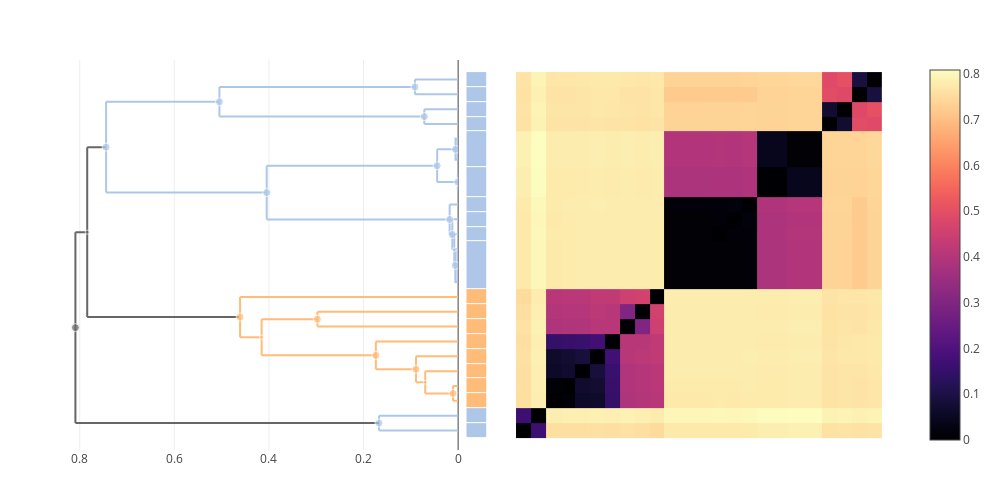

The notebook cell saved with this chart:
### Markdown cell above
### cenocepacia/anthina

### Code cell
trees["cenocepacia-anthina"] = cluster_annotate(cdata, ["cenocepacia", "anthina"])
plot(multi_clustermap(cdata, trees["cenocepacia-anthina"]))

### Figure 1 — Plotly figure (JSON) as saved in the notebook; plotly's stock layout.template omitted (floating-point values rounded to 4 significant figures; data arrays with more than 128 entries replaced by an {"elided": "..."} marker saying what was removed)
{"data": [{"colorscale": {"elided": "256x2 mixed values"}, "type": "heatmap", "x": [0.5, 1.5, 2.5, 3.5, 4.5, 5.5, 6.5, 7.5, 8.5, 9.5, 10.5, 13.74, 14.74, 15.74, 16.74, 18.74, 21.15, 22.15, 23.15, 24.15, 25.15], "y": [0.5, 1.5, 2.5, 3.5, 4.5, 5.5, 6.5, 7.5, 8.5, 9.5, 10.5, 13.74, 14.74, 15.74, 16.74, 18.74, 21.15, 22.15, 23.15, 24.15, 25.15], "z": {"elided": "20x20 float values"}}, {"hoverinfo": "skip", "line": {"color": "#666666"}, "mode": "lines", "showlegend": false, "type": "scatter", "x": [0.7842, 0.7842, null, 0.7842, 0.461, null, 0.7842, 0.7443, null], "xaxis": "x2", "y": [8.641, 20.09, null, 8.641, 8.641, null, 20.09, 20.09, null], "yaxis": "y"}, {"hoverinfo": "skip", "line": {"color": "#FFBB78"}, "mode": "lines", "showlegend": false, "type": "scatter", "x": [0.174, 0.174, null, 0.174, 0.08906, null, 0.174, 0, null], "xaxis": "x2", "y": [5.125, 7, null, 5.125, 5.125, null, 7, 7, null], "yaxis": "y"}, {"hoverinfo": "skip", "line": {"color": "#FFBB78"}, "mode": "lines", "showlegend": false, "type": "scatter", "x": [0.4155, 0.4155, null, 0.4155, 0.174, null, 0.4155, 0.2975, null], "xaxis": "x2", "y": [6.062, 8.5, null, 6.062, 6.062, null, 8.5, 8.5, null], "yaxis": "y"}, {"hoverinfo": "skip", "line": {"color": "#AEC7E8"}, "mode": "lines", "showlegend": false, "type": "scatter", "x": [0.01793, 0.01793, null, 0.01793, 0.01231, null, 0.01793, 0, null], "xaxis": "x2", "y": [14.21, 16.24, null, 14.21, 14.21, null, 16.24, 16.24, null], "yaxis": "y"}, {"hoverinfo": "skip", "line": {"color": "#AEC7E8"}, "mode": "lines", "showlegend": false, "type": "scatter", "x": [0.01231, 0.01231, null, 0.01231, 0.008104, null, 0.01231, 0, null], "xaxis": "x2", "y": [13.18, 15.24, null, 13.18, 13.18, null, 15.24, 15.24, null], "yaxis": "y"}, {"hoverinfo": "skip", "line": {"color": "#AEC7E8"}, "mode": "lines", "showlegend": false, "type": "scatter", "x": [0.1672, 0.1672, null, 0.1672, 0, null, 0.1672, 0, null], "xaxis": "x2", "y": [1, 2, null, 1, 1, null, 2, 2, null], "yaxis": "y"}, {"hoverinfo": "skip", "line": {"color": "#AEC7E8"}, "mode": "lines", "showlegend": false, "type": "scatter", "x": [0.07145, 0.07145, null, 0.07145, 0, null, 0.07145, 0, null], "xaxis": "x2", "y": [21.65, 22.65, null, 21.65, 21.65, null, 22.65, 22.65, null], "yaxis": "y"}, {"hoverinfo": "skip", "line": {"color": "#666666"}, "mode": "lines", "showlegend": false, "type": "scatter", "x": [0.8092, 0.8092, null, 0.8092, 0.1672, null, 0.8092, 0.7842, null], "xaxis": "x2", "y": [1.5, 14.37, null, 1.5, 1.5, null, 14.37, 14.37, null], "yaxis": "y"}, {"hoverinfo": "skip", "line": {"color": "#FFBB78"}, "mode": "lines", "showlegend": false, "type": "scatter", "x": [0.06959, 0.06959, null, 0.06959, 0.01078, null, 0.06959, 0, null], "xaxis": "x2", "y": [3.5, 5, null, 3.5, 3.5, null, 5, 5, null], "yaxis": "y"}, {"fill": "toself", "hoverinfo": "skip", "line": {"color": "#AEC7E8"}, "mode": "lines", "showlegend": false, "type": "scatter", "x": [0, 0.0006661, 0.0006661, 0], "xaxis": "x2", "y": [17.24, 17.24, 18.24, 18.24], "yaxis": "y"}, {"fill": "toself", "hoverinfo": "skip", "line": {"color": "#AEC7E8"}, "mode": "lines", "showlegend": false, "type": "scatter", "x": [0, 0.005551, 0.005551, 0], "xaxis": "x2", "y": [19.24, 19.24, 20.65, 20.65], "yaxis": "y"}, {"hoverinfo": "skip", "line": {"color": "#FFBB78"}, "mode": "lines", "showlegend": false, "type": "scatter", "x": [0.461, 0.461, null, 0.461, 0.4155, null, 0.461, 0, null], "xaxis": "x2", "y": [7.281, 10, null, 7.281, 7.281, null, 10, 10, null], "yaxis": "y"}, {"hoverinfo": "skip", "line": {"color": "#AEC7E8"}, "mode": "lines", "showlegend": false, "type": "scatter", "x": [0.4047, 0.4047, null, 0.4047, 0.01793, null, 0.4047, 0.04437, null], "xaxis": "x2", "y": [15.22, 18.84, null, 15.22, 15.22, null, 18.84, 18.84, null], "yaxis": "y"}, {"hoverinfo": "skip", "line": {"color": "#FFBB78"}, "mode": "lines", "showlegend": false, "type": "scatter", "x": [0.08906, 0.08906, null, 0.08906, 0.06959, null, 0.08906, 0, null], "xaxis": "x2", "y": [4.25, 6, null, 4.25, 4.25, null, 6, 6, null], "yaxis": "y"}, {"hoverinfo": "skip", "line": {"color": "#AEC7E8"}, "mode": "lines", "showlegend": false, "type": "scatter", "x": [0.008104, 0.008104, null, 0.008104, 0.00594, null, 0.008104, 0, null], "xaxis": "x2", "y": [12.12, 14.24, null, 12.12, 12.12, null, 14.24, 14.24, null], "yaxis": "y"}, {"hoverinfo": "skip", "line": {"color": "#AEC7E8"}, "mode": "lines", "showlegend": false, "type": "scatter", "x": [0.7443, 0.7443, null, 0.7443, 0.4047, null, 0.7443, 0.5047, null], "xaxis": "x2", "y": [17.03, 23.15, null, 17.03, 17.03, null, 23.15, 23.15, null], "yaxis": "y"}, {"hoverinfo": "skip", "line": {"color": "#FFBB78"}, "mode": "lines", "showlegend": false, "type": "scatter", "x": [0.01078, 0.01078, null, 0.01078, 0, null, 0.01078, 0, null], "xaxis": "x2", "y": [3, 4, null, 3, 3, null, 4, 4, null], "yaxis": "y"}, {"hoverinfo": "skip", "line": {"color": "#AEC7E8"}, "mode": "lines", "showlegend": false, "type": "scatter", "x": [0.09135, 0.09135, null, 0.09135, 0, null, 0.09135, 0, null], "xaxis": "x2", "y": [23.65, 24.65, null, 23.65, 23.65, null, 24.65, 24.65, null], "yaxis": "y"}, {"hoverinfo": "skip", "line": {"color": "#FFBB78"}, "mode": "lines", "showlegend": false, "type": "scatter", "x": [0.2975, 0.2975, null, 0.2975, 0, null, 0.2975, 0, null], "xaxis": "x2", "y": [8, 9, null, 8, 8, null, 9, 9, null], "yaxis": "y"}, {"fill": "toself", "hoverinfo": "skip", "line": {"color": "#AEC7E8"}, "mode": "lines", "showlegend": false, "type": "scatter", "x": [0, 0.00594, 0.00594, 0], "xaxis": "x2", "y": [11, 11, 13.24, 13.24], "yaxis": "y"}, {"hoverinfo": "skip", "line": {"color": "#AEC7E8"}, "mode": "lines", "showlegend": false, "type": "scatter", "x": [0.04437, 0.04437, null, 0.04437, 0.0006661, null, 0.04437, 0.005551, null], "xaxis": "x2", "y": [17.74, 19.94, null, 17.74, 17.74, null, 19.94, 19.94, null], "yaxis": "y"}, {"hoverinfo": "skip", "line": {"color": "#AEC7E8"}, "mode": "lines", "showlegend": false, "type": "scatter", "x": [0.5047, 0.5047, null, 0.5047, 0.07145, null, 0.5047, 0.09135, null], "xaxis": "x2", "y": [22.15, 24.15, null, 22.15, 22.15, null, 24.15, 24.15, null], "yaxis": "y"}, {"customdata": [[54, 26, "(mixed)"], [47, 5, "anthina"], [50, 7, "anthina"], [40, 9, "cenocepacia"], [46, 2, "cenocepacia"], [39, 8, "cenocepacia"], [43, 2, "cenocepacia"], [55, 28, "(mixed)"], [42, 3, "anthina"], [29, 2, "cenocepacia"], [35, 3, "cenocepacia"], [51, 8, "anthina"], [44, 4, "anthina"], [49, 14, "cenocepacia"], [37, 7, "cenocepacia"], [53, 18, "cenocepacia"], [38, 2, "anthina"], [45, 2, "cenocepacia"], [48, 2, "anthina"], [36, 6, "cenocepacia"], [41, 5, "cenocepacia"], [52, 4, "cenocepacia"]], "hovertemplate": "ID: %{customdata[0]}<br>\nHeight: %{x:.3f}<br>\nGenome count: %{customdata[1]}\n<br>\n%{customdata[2]}\n<extra></extra>", "marker": {"color": ["#666666", "#FFBB78", "#FFBB78", "#AEC7E8", "#AEC7E8", "#AEC7E8", "#AEC7E8", "#666666", "#FFBB78", "#AEC7E8", "#AEC7E8", "#FFBB78", "#FFBB78", "#AEC7E8", "#AEC7E8", "#AEC7E8", "#FFBB78", "#AEC7E8", "#FFBB78", "#AEC7E8", "#AEC7E8", "#AEC7E8"], "size": [4, 8, 4, 8, 8, 8, 8, 8, 4, 8, 8, 8, 8, 8, 4, 8, 8, 8, 8, 8, 8, 8]}, "mode": "markers", "showlegend": false, "type": "scatter", "x": [0.7842, 0.174, 0.4155, 0.01793, 0.1672, 0.01231, 0.07145, 0.8092, 0.06959, 0.0006661, 0.005551, 0.461, 0.08906, 0.4047, 0.008104, 0.7443, 0.01078, 0.09135, 0.2975, 0.00594, 0.04437, 0.5047], "xaxis": "x2", "y": [14.37, 6.062, 7.281, 15.22, 1.5, 14.21, 22.15, 7.933, 4.25, 17.74, 19.94, 8.641, 5.125, 17.03, 13.18, 20.09, 3.5, 24.15, 8.5, 12.12, 18.84, 23.15], "yaxis": "y"}, {"colorscale": [[0, "#666666"], [0.1, "#AEC7E8"], [0.2, "#FFBB78"], [0.3, "#98DF8A"], [0.4, "#FF9896"], [0.5, "#C5B0D5"], [0.6, "#C49C94"], [0.7, "#F7B6D2"], [0.8, "#C7C7C7"], [0.9, "#DBDB8D"], [1, "#9EDAE5"]], "customdata": [[["Genome 8", "cenocepacia"]], [["Genome 20", "cenocepacia"]], [["Genome 22", "anthina"]], [["Genome 26", "anthina"]], [["Genome 24", "anthina"]], [["Genome 23", "anthina"]], [["Genome 25", "anthina"]], [["Genome 21", "anthina"]], [["Genome 28", "anthina"]], [["Genome 27", "anthina"]], [["ID 36", "cenocepacia"]], [["Genome 17", "cenocepacia"]], [["Genome 13", "cenocepacia"]], [["Genome 19", "cenocepacia"]], [["ID 29", "cenocepacia"]], [["ID 35", "cenocepacia"]], [["Genome 2", "cenocepacia"]], [["Genome 3", "cenocepacia"]], [["Genome 6", "cenocepacia"]], [["Genome 7", "cenocepacia"]]], "hovertemplate": "%{customdata[0]} <br>\n%{customdata[1]}\n<extra></extra>\n", "showscale": false, "type": "heatmap", "xaxis": "x3", "y": [0.5, 1.5, 2.5, 3.5, 4.5, 5.5, 6.5, 7.5, 8.5, 9.5, 10.5, 13.74, 14.74, 15.74, 16.74, 18.74, 21.15, 22.15, 23.15, 24.15, 25.15], "ygap": 1, "z": [[1], [1], [2], [2], [2], [2], [2], [2], [2], [2], [1], [1], [1], [1], [1], [1], [1], [1], [1], [1]], "zmax": 10, "zmin": 0}], "layout": {"height": 500, "hovermode": "closest", "margin": {"b": 50, "l": 50, "r": 50, "t": 60}, "showlegend": false, "width": 1000, "xaxis": {"autorange": true, "constrain": "domain", "domain": [0.5463, 0.9752], "range": [0.5, 25.15], "scaleanchor": "y", "type": "linear", "visible": false}, "xaxis2": {"autorange": true, "domain": [0, 0.4785], "range": [0.8629, 0], "rangemode": "nonnegative", "type": "linear"}, "xaxis3": {"autorange": true, "domain": [0.488, 0.512], "fixedrange": true, "range": [-0.5, 0.5], "visible": false}, "yaxis": {"autorange": true, "domain": [0, 1], "range": [-0.3139, 25.96], "scaleanchor": "x", "type": "linear", "visible": false}}}
